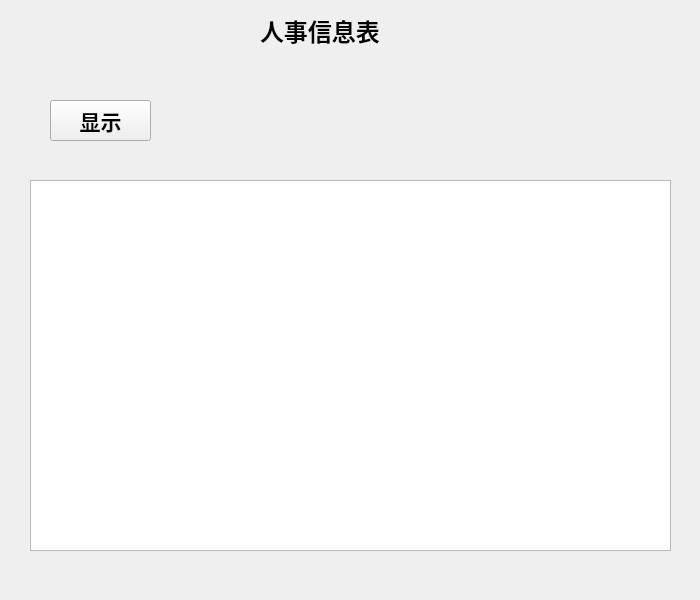
<?xml version="1.0" encoding="UTF-8"?>
<ui version="4.0">
 <class>Guanliyuanrenshichaxun</class>
 <widget class="QWidget" name="Guanliyuanrenshichaxun">
  <property name="geometry">
   <rect>
    <x>0</x>
    <y>0</y>
    <width>700</width>
    <height>600</height>
   </rect>
  </property>
  <property name="windowTitle">
   <string>Form</string>
  </property>
  <property name="styleSheet">
   <string notr="true">background-image: url();</string>
  </property>
  <widget class="QLabel" name="label">
   <property name="geometry">
    <rect>
     <x>260</x>
     <y>0</y>
     <width>181</width>
     <height>61</height>
    </rect>
   </property>
   <property name="font">
    <font>
     <family>Agency FB</family>
     <pointsize>18</pointsize>
     <weight>75</weight>
     <bold>true</bold>
    </font>
   </property>
   <property name="text">
    <string>人事信息表</string>
   </property>
  </widget>
  <widget class="QTableView" name="tableView">
   <property name="geometry">
    <rect>
     <x>30</x>
     <y>180</y>
     <width>641</width>
     <height>371</height>
    </rect>
   </property>
  </widget>
  <widget class="QPushButton" name="pushButton">
   <property name="geometry">
    <rect>
     <x>50</x>
     <y>100</y>
     <width>101</width>
     <height>41</height>
    </rect>
   </property>
   <property name="font">
    <font>
     <family>Agency FB</family>
     <pointsize>16</pointsize>
     <weight>75</weight>
     <bold>true</bold>
    </font>
   </property>
   <property name="text">
    <string>显示</string>
   </property>
  </widget>
 </widget>
 <resources/>
 <connections/>
</ui>
